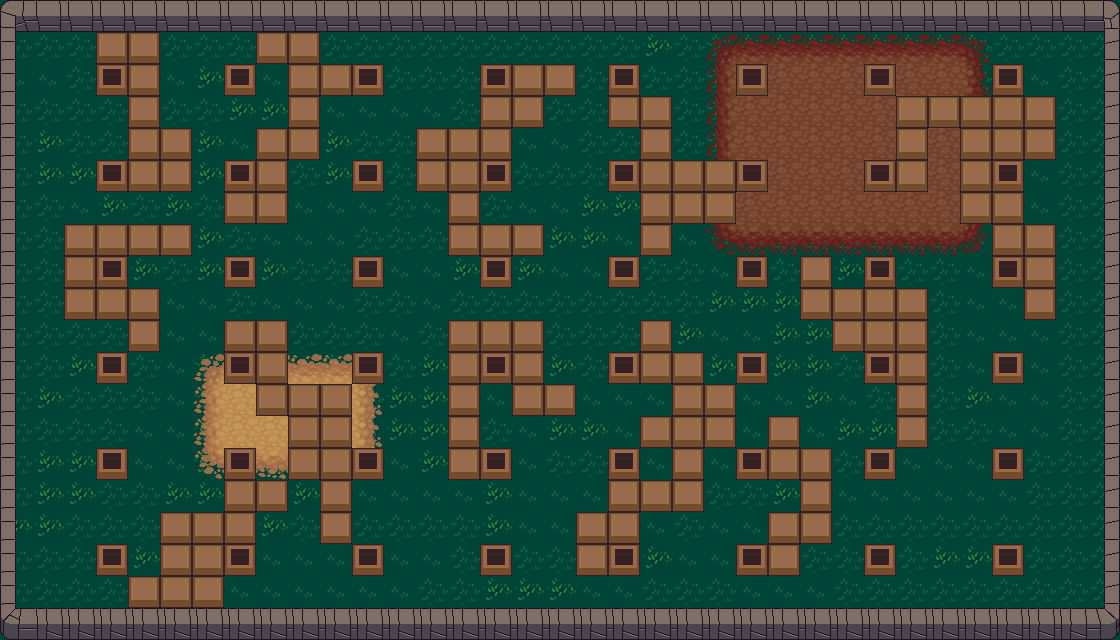

Tiled map render using the project's own tile images. Description and the whole map definition, tile-layer contents included, below:
An orthogonal 35x20 tile map with 32x32 px tiles, 3 tile layers (Tile Layer 1, Tile Layer 2, Tile Layer 3).

<map version="1.5" tiledversion="1.7.2" orientation="orthogonal" renderorder="right-down" width="35" height="20" tilewidth="32" tileheight="32" infinite="0" nextlayerid="4" nextobjectid="1">
 <tileset firstgid="1" source="terrain_atlas.tsx" />
 <layer id="1" name="Tile Layer 1" width="35" height="20">
  <data encoding="csv">
936,936,936,936,936,937,937,937,936,936,936,936,936,936,936,936,936,936,936,936,936,936,936,936,936,936,936,936,936,936,936,936,936,936,936,
936,936,936,936,936,936,936,936,936,936,936,936,936,936,936,936,936,936,936,936,935,936,936,936,936,936,936,936,936,936,936,936,936,936,936,
937,937,936,937,937,937,935,935,937,936,936,936,936,936,936,936,936,936,936,936,936,936,936,936,936,936,936,936,936,936,936,937,937,936,936,
936,936,936,936,936,936,936,935,935,936,937,937,937,937,936,935,936,936,936,936,936,936,936,936,936,935,935,936,936,936,936,937,937,936,936,
936,935,936,936,936,936,935,937,935,935,935,936,936,937,935,935,937,937,936,936,936,936,936,936,936,936,935,935,936,936,936,937,937,936,936,
936,935,935,935,937,935,935,936,936,936,935,935,936,937,935,937,936,936,936,935,936,936,936,936,936,936,936,935,936,937,936,937,937,936,936,
936,936,937,935,936,935,936,937,937,937,937,937,936,937,936,936,937,937,935,935,937,937,937,935,935,936,936,936,936,937,936,937,937,936,936,
936,936,937,935,935,935,935,936,937,937,937,936,936,936,937,936,935,935,935,937,937,937,937,937,936,936,935,936,936,936,937,937,937,936,936,
936,936,936,936,935,936,935,935,935,936,936,937,937,937,935,935,935,937,937,936,936,936,937,937,936,936,935,935,936,936,937,937,937,936,936,
936,936,936,936,936,937,937,936,937,937,937,936,936,937,936,936,936,936,936,936,936,936,935,935,935,935,936,936,936,936,937,937,937,936,936,
936,936,936,936,937,937,937,937,937,936,936,936,937,936,936,935,935,936,936,936,935,935,937,937,935,935,936,936,936,936,937,937,937,936,936,
936,936,935,935,936,937,936,936,936,937,936,936,936,935,937,937,935,935,936,936,936,937,935,935,935,935,936,936,936,936,937,937,937,936,936,
936,935,936,936,936,937,936,937,937,936,936,936,935,935,936,937,937,935,937,937,937,937,937,937,937,935,937,936,936,936,935,937,937,936,936,
936,936,936,936,937,937,935,937,936,935,936,937,935,935,936,936,937,935,935,937,937,937,937,937,935,937,935,935,935,936,936,937,937,936,936,
936,935,935,936,937,937,935,935,936,935,936,937,937,935,936,936,937,936,936,936,937,937,937,937,935,936,936,936,937,937,937,937,936,936,936,
936,935,935,936,936,935,935,935,935,935,936,937,937,937,937,935,937,937,937,937,937,937,936,936,935,936,937,937,937,937,937,937,936,936,936,
935,935,936,936,936,935,936,935,935,936,936,936,936,936,936,935,937,937,935,935,937,936,937,937,935,935,936,936,936,936,936,936,936,936,936,
936,936,936,936,935,935,935,937,937,937,937,937,937,937,936,936,936,936,937,935,935,937,937,937,936,936,936,936,936,935,935,936,936,936,936,
936,936,936,936,937,937,937,937,937,937,937,937,937,936,936,935,935,935,937,937,936,936,936,937,937,937,936,936,936,936,936,936,936,936,936,
936,936,936,936,936,936,936,936,936,936,936,936,936,936,936,936,935,935,937,937,937,937,937,937,937,936,936,936,936,936,936,936,936,936,936
</data>
 </layer>
 <layer id="2" name="Tile Layer 2" width="35" height="20">
  <data encoding="csv">
0,0,0,0,0,0,0,0,0,0,0,0,0,0,0,0,0,0,0,0,0,0,0,0,0,0,0,0,0,0,0,0,0,0,0,
0,0,0,0,0,0,0,0,0,0,0,0,0,0,0,0,0,0,0,0,0,0,900,901,901,901,901,901,901,901,902,0,0,0,0,
0,0,0,0,0,0,0,0,0,0,0,0,0,0,0,0,0,0,0,0,0,0,932,933,933,933,933,933,933,933,934,0,0,0,0,
0,0,0,0,0,0,0,0,0,0,0,0,0,0,0,0,0,0,0,0,0,0,932,933,933,933,933,933,933,933,934,0,0,0,0,
0,0,0,0,0,0,0,0,0,0,0,0,0,0,0,0,0,0,0,0,0,0,932,933,933,933,933,933,933,933,934,0,0,0,0,
0,0,0,0,0,0,0,0,0,0,0,0,0,0,0,0,0,0,0,0,0,0,932,933,933,933,933,933,933,933,934,0,0,0,0,
0,0,0,0,0,0,0,0,0,0,0,0,0,0,0,0,0,0,0,0,0,0,932,933,933,933,933,933,933,933,934,0,0,0,0,
0,0,0,0,0,0,0,0,0,0,0,0,0,0,0,0,0,0,0,0,0,0,964,965,965,965,965,965,965,965,966,0,0,0,0,
0,0,0,0,0,0,0,0,0,0,0,0,0,0,0,0,0,0,0,0,0,0,0,0,0,0,0,0,0,0,0,0,0,0,0,
0,0,0,0,0,0,0,0,0,0,0,0,0,0,0,0,0,0,0,0,0,0,0,0,0,0,0,0,0,0,0,0,0,0,0,
0,0,0,0,0,0,0,0,0,0,0,0,0,0,0,0,0,0,0,0,0,0,0,0,0,0,0,0,0,0,0,0,0,0,0,
0,0,0,0,0,0,80,81,81,81,81,82,0,0,0,0,0,0,0,0,0,0,0,0,0,0,0,0,0,0,0,0,0,0,0,
0,0,0,0,0,0,112,113,113,113,113,114,0,0,0,0,0,0,0,0,0,0,0,0,0,0,0,0,0,0,0,0,0,0,0,
0,0,0,0,0,0,112,113,113,113,113,114,0,0,0,0,0,0,0,0,0,0,0,0,0,0,0,0,0,0,0,0,0,0,0,
0,0,0,0,0,0,144,145,145,145,145,146,0,0,0,0,0,0,0,0,0,0,0,0,0,0,0,0,0,0,0,0,0,0,0,
0,0,0,0,0,0,0,0,0,0,0,0,0,0,0,0,0,0,0,0,0,0,0,0,0,0,0,0,0,0,0,0,0,0,0,
0,0,0,0,0,0,0,0,0,0,0,0,0,0,0,0,0,0,0,0,0,0,0,0,0,0,0,0,0,0,0,0,0,0,0,
0,0,0,0,0,0,0,0,0,0,0,0,0,0,0,0,0,0,0,0,0,0,0,0,0,0,0,0,0,0,0,0,0,0,0,
0,0,0,0,0,0,0,0,0,0,0,0,0,0,0,0,0,0,0,0,0,0,0,0,0,0,0,0,0,0,0,0,0,0,0,
0,0,0,0,0,0,0,0,0,0,0,0,0,0,0,0,0,0,0,0,0,0,0,0,0,0,0,0,0,0,0,0,0,0,0
</data>
 </layer>
 <layer id="3" name="Tile Layer 3" width="35" height="20">
  <data encoding="csv">
853,854,854,854,854,854,854,854,854,854,854,854,854,854,854,854,854,854,854,854,854,854,854,854,854,854,854,854,854,854,854,854,854,854,855,
885,0,0,718,718,0,0,0,718,718,0,0,0,0,0,0,0,0,0,0,0,0,0,0,0,0,0,0,0,0,0,0,0,0,887,
885,0,0,686,718,0,0,686,0,718,718,686,0,0,0,686,718,718,0,686,0,0,0,686,0,0,0,686,0,0,0,686,0,0,887,
885,0,0,0,718,0,0,0,0,718,0,0,0,0,0,718,718,0,0,718,718,0,0,0,0,0,0,0,718,718,718,718,718,0,887,
885,0,0,0,718,718,0,0,718,718,0,0,0,718,718,718,0,0,0,0,718,0,0,0,0,0,0,0,718,0,718,718,718,0,887,
885,0,0,686,718,718,0,686,718,0,0,686,0,718,718,686,0,0,0,686,718,718,718,686,0,0,0,686,718,0,718,686,0,0,887,
885,0,0,0,0,0,0,718,718,0,0,0,0,0,718,0,0,0,0,0,718,718,718,0,0,0,0,0,0,0,718,718,0,0,887,
885,0,718,718,718,718,0,0,0,0,0,0,0,0,718,718,718,0,0,0,718,0,0,0,0,0,0,0,0,0,0,718,718,0,887,
885,0,718,686,0,0,0,686,0,0,0,686,0,0,0,686,0,0,0,686,0,0,0,686,0,718,0,686,0,0,0,686,718,0,887,
885,0,718,718,718,0,0,0,0,0,0,0,0,0,0,0,0,0,0,0,0,0,0,0,0,718,718,718,718,0,0,0,718,0,887,
885,0,0,0,718,0,0,718,718,0,0,0,0,0,718,718,718,0,0,0,718,0,0,0,0,0,718,718,718,0,0,0,0,0,887,
885,0,0,686,0,0,0,686,718,0,0,686,0,0,718,686,718,0,0,686,718,718,0,686,0,0,0,686,718,0,0,686,0,0,887,
885,0,0,0,0,0,0,0,718,718,718,0,0,0,718,0,718,718,0,0,0,718,718,0,0,0,0,0,718,0,0,0,0,0,887,
885,0,0,0,0,0,0,0,0,718,718,0,0,0,718,0,0,0,0,0,718,718,718,0,718,0,0,0,718,0,0,0,0,0,887,
885,0,0,686,0,0,0,686,0,718,718,686,0,0,718,686,0,0,0,686,0,718,0,686,718,718,0,686,0,0,0,686,0,0,887,
885,0,0,0,0,0,0,718,718,0,718,0,0,0,0,0,0,0,0,718,718,718,0,0,0,718,0,0,0,0,0,0,0,0,887,
885,0,0,0,0,718,718,718,0,0,718,0,0,0,0,0,0,0,718,718,0,0,0,0,718,718,0,0,0,0,0,0,0,0,887,
885,0,0,686,0,718,718,686,0,0,0,686,0,0,0,686,0,0,718,686,0,0,0,686,718,0,0,686,0,0,0,686,0,0,887,
885,0,0,0,718,718,718,0,0,0,0,0,0,0,0,0,0,0,0,0,0,0,0,0,0,0,0,0,0,0,0,0,0,0,887,
917,918,918,918,918,918,918,918,918,918,918,918,918,918,918,918,918,918,918,918,918,918,918,918,918,918,918,918,918,918,918,918,918,918,919
</data>
 </layer>
</map>
